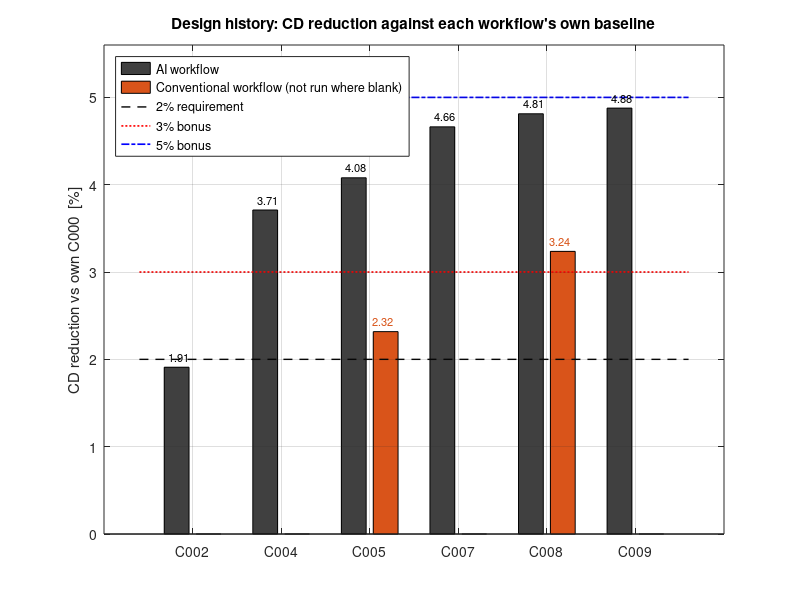

Source code (MATLAB): (Note: this script raises an error after producing the figure.)
% run_final_figures.m
% AerE 3620 Project - Design Lead, final report figures
% Makes every figure the Design Lead sections need (spec section 3, item 2):
%   Fig 3.1  design history: CD reduction per case, both workflows
%            (conventional values vs the RE-RUN C000_conv baseline)
%   Fig 3.2  taper line search on the re-sized family (AI CFD) + parabola
%   Fig 3.3  overlaid baseline and C008 airfoil profiles at root and tip,
%            drawn to scale                                      (spec 2b)
%   Fig 3.4  3D views of the baseline and C008 wings + planform  (spec 2d)
%   Fig 3.5  overlaid baseline and C008 Cp, AI workflow, at 10/50/90% span
%                                                                (spec 2a)
%   Fig 3.6  same for the conventional workflow - only if Gabriel's Cp
%            CSV files are in the repo (see section 6 below)     (spec 2a)
%
% Run from design-log/ inside a clone of the repo, or set REPO below.
% Requires: lineSearchQuad.m (same folder)
% Output PNGs go to report/figures/.

clear; clc; close all;

%% ---------------- paths -------------------------------------------------
REPO = fullfile(fileparts(mfilename('fullpath')), '..');   % repo root
AI   = fullfile(REPO, 'results-ai');
CONV = fullfile(REPO, 'results-conventional');
OUT  = fullfile(REPO, 'report', 'figures');
if ~exist(OUT, 'dir'), mkdir(OUT); end

%% ---------------- CFD results on file (same as run_week10.m) -------------
% All CL/CD on A_ref = 3.00 m^2, Re_cref = 5.0e6 (fixed viscosity).
CD_bl_ai = 0.020052;       % C000_ai_v2
CD_bl_cv = 0.0206168;      % C000_conv_rerun (prism stretching 1.2)
imp = @(CD, CDbl) (CDbl - CD) / CDbl * 100;

CD_AI = struct('C002', CD_bl_ai*(1-0.0191), ...  % Re-corrected (drifted mu run)
               'C004', 0.019308, 'C005', 0.019234, 'C007', 0.019117, ...
               'C008', 0.019087, 'C009', 0.019074);
CD_CV = struct('C005', 0.0201390, 'C008', 0.0199495);

% colours: AI dark grey, conventional orange (as in the weekly figures)
cAI = [0.25 0.25 0.25];   cCV = [0.85 0.33 0.10];
cBL = [0 0 0];            cOP = [0.80 0.10 0.10];   % baseline / optimized

%% ---------------- (1) Fig 3.1 design history -----------------------------
names = {'C002','C004','C005','C007','C008','C009'};
impAI = cellfun(@(n) imp(CD_AI.(n), CD_bl_ai), names);
impCV = NaN(size(names));
impCV(strcmp(names,'C005')) = imp(CD_CV.C005, CD_bl_cv);
impCV(strcmp(names,'C008')) = imp(CD_CV.C008, CD_bl_cv);

figure('Color','w', 'Position', [100 100 760 420]);
hb = bar([impAI(:) impCV(:)], 0.8);  hold on;
set(hb(1), 'FaceColor', cAI);  set(hb(2), 'FaceColor', cCV);
plot([0.4 6.6], [2 2], 'k--', 'LineWidth', 1.0);
plot([0.4 6.6], [3 3], 'r:',  'LineWidth', 1.2);
plot([0.4 6.6], [5 5], 'b-.', 'LineWidth', 1.2);
for k = 1:numel(names)              % value labels on the bars
    text(k-0.15, impAI(k)+0.12, sprintf('%.2f', impAI(k)), ...
         'HorizontalAlignment','center', 'FontSize', 8);
    if ~isnan(impCV(k))
        text(k+0.15, impCV(k)+0.12, sprintf('%.2f', impCV(k)), ...
             'HorizontalAlignment','center', 'FontSize', 8, 'Color', cCV);
    end
end
set(gca, 'XTick', 1:6, 'XTickLabel', names);
ylabel('CD reduction vs own C000  [%]');
ylim([0 5.6]);  grid on;  box on;
legend({'AI workflow', 'Conventional workflow (not run where blank)', ...
        '2% requirement', '3% bonus', '5% bonus'}, 'Location', 'northwest');
title('Design history: CD reduction against each workflow''s own baseline');
exportgraphics(gcf, fullfile(OUT, 'fig3_1_design_history.png'), 'Resolution', 200);

%% ---------------- (2) Fig 3.2 taper line search --------------------------
lamLS = [0.35 0.30 0.25];
CDLS  = [CD_AI.C007 CD_AI.C008 CD_AI.C009];
[lm, Cm, info] = lineSearchQuad(lamLS, CDLS, 0.20/1.40, 1.0);
aqv = @(a, x) a(1) + a(2)*x + a(3)*x.^2;
fprintf('Line search: parabola minimum at taper %.3f, %.3f%% (C009 %.3f%%)\n', ...
        lm, imp(Cm, CD_bl_ai), imp(CD_AI.C009, CD_bl_ai));

lf = linspace(0.20, 0.40, 41);
figure('Color','w', 'Position', [100 100 700 460]);
plot(lf, imp(aqv(info.a, lf), CD_bl_ai), 'k-', 'LineWidth', 1.5);  hold on;
plot(lamLS, imp(CDLS, CD_bl_ai), 'ks', 'MarkerFaceColor', 'k', 'MarkerSize', 8);
plot(lm, imp(Cm, CD_bl_ai), 'kp', 'MarkerFaceColor', [0.6 0.6 0.6], 'MarkerSize', 13);
plot(0.30, imp(CD_AI.C008, CD_bl_ai), 'o', 'Color', [0 0.45 0.74], ...
     'MarkerSize', 16, 'LineWidth', 1.5);
lbl = {'C007','C008','C009'};
for k = 1:3
    text(lamLS(k), imp(CDLS(k), CD_bl_ai) - 0.035, lbl{k}, ...
         'HorizontalAlignment', 'center', 'VerticalAlignment', 'top');
end
grid on;  box on;  set(gca, 'XDir', 'reverse');
xlabel('taper ratio \lambda = c_{tip}/c_{root}');
ylabel('CD reduction vs C000\_ai\_v2  [%]');
legend({'parabola through the three CFD points', 'AI CFD', ...
        sprintf('parabola minimum (\\lambda = %.3f)', lm), 'final design C008'}, ...
       'Location', 'southwest');
xlim([0.20 0.40]);  ylim([4.35 5.0]);
title('Taper line search, NACA 2415/2412 re-sized family (AI workflow)');
exportgraphics(gcf, fullfile(OUT, 'fig3_2_line_search.png'), 'Resolution', 200);

%% ---------------- (3) Fig 3.3 airfoil profiles, to scale -----------------
% NACA 4-digit: m = max camber, p = its position, t = thickness (fractions)
BL_root = [0 0 0.12];  BL_c = 1.000;
OP_root = [0.02 0.4 0.15];  OP_cr = 1.348;
OP_tip  = [0.02 0.4 0.12];  OP_ct = 0.404;

figure('Color','w', 'Position', [100 100 760 520]);
tiledlayout(2, 1, 'TileSpacing', 'compact');
nexttile;
[xb, zb] = naca4(BL_root, BL_c);  [xo, zo] = naca4(OP_root, OP_cr);
plot(xb, zb, '-', 'Color', cBL, 'LineWidth', 1.3);  hold on;
plot(xo, zo, '-', 'Color', cOP, 'LineWidth', 1.3);
axis equal;  grid on;  xlim([-0.05 1.45]);
ylabel('z [m]');
legend({'C000: NACA 0012, c = 1.000 m', 'C008: NACA 2415, c = 1.348 m'}, 'Location', 'northeast');
title('Root section (y = 0)');
nexttile;
[xo, zo] = naca4(OP_tip, OP_ct);
plot(xb, zb, '-', 'Color', cBL, 'LineWidth', 1.3);  hold on;
plot(xo, zo, '-', 'Color', cOP, 'LineWidth', 1.3);
axis equal;  grid on;  xlim([-0.05 1.45]);
xlabel('x [m]  (leading edges at x = 0: zero leading-edge sweep)');  ylabel('z [m]');
legend({'C000: NACA 0012, c = 1.000 m', 'C008: NACA 2412, c = 0.404 m'}, 'Location', 'northeast');
title('Tip section (y = 3.00 m)');
exportgraphics(gcf, fullfile(OUT, 'fig3_3_airfoils.png'), 'Resolution', 200);

%% ---------------- (4) Fig 3.4 3D views + planform ------------------------
% Straight loft between root and tip sections, leading edge straight
% (the AI geometry defines sweep at the leading edge, Sweep_Location = 0).
B2 = 3.00;
figure('Color','w', 'Position', [100 100 1100 440]);
tiledlayout(1, 3, 'TileSpacing', 'compact');
nexttile;  drawWing(BL_root, BL_root, BL_c, BL_c, B2, [0.70 0.70 0.70]);
title('Baseline C000 (NACA 0012, rectangular)');
nexttile;  drawWing(OP_root, OP_tip, OP_cr, OP_ct, B2, [0.95 0.55 0.45]);
title('Optimized C008 (NACA 2415/2412, taper 0.30)');
nexttile;
fill([0 BL_c BL_c 0], [0 0 B2 B2], [0.85 0.85 0.85], 'EdgeColor', cBL, 'LineWidth', 1.2);  hold on;
fill([0 OP_cr OP_ct 0], [0 0 B2 B2], cOP, 'FaceAlpha', 0.25, 'EdgeColor', cOP, 'LineWidth', 1.5);
axis equal;  grid on;  xlim([-0.1 1.5]);  ylim([0 3.1]);
xlabel('x [m]');  ylabel('y [m]');
legend({'C000, S = 3.00 m^2', sprintf('C008, S = %.3f m^2', (OP_cr+OP_ct)/2*B2)}, ...
       'Location', 'northeast');
title('Planform (top view, flow +x)');
exportgraphics(gcf, fullfile(OUT, 'fig3_4_wings_3d.png'), 'Resolution', 200);

%% ---------------- (5) Fig 3.5 Cp overlays, AI workflow --------------------
% AI stations are 10/50/90% span (y = 0.3, 1.5, 2.7 m): the agent's
% post-processing cannot cut exactly at the symmetry plane or the tip cap.
stations = [10 50 90];
stName   = {'near root, 10% span', 'mid-span, 50%', 'near tip, 90% span'};
figure('Color','w', 'Position', [100 100 1150 400]);
tiledlayout(1, 3, 'TileSpacing', 'compact');
for k = 1:3
    nexttile;
    b = readCp(fullfile(AI, 'C000_ai_v2', 'plot_data', ...
        sprintf('C000_ai_v2_wing_pressure_profile_span_%d%%_surface_ordered.dat', stations(k))));
    o = readCp(fullfile(AI, 'C008_ai', 'plot_data', ...
        sprintf('C008_ai_wing_pressure_profile_span_%d%%_surface_ordered.dat', stations(k))));
    plot(b(:,1), b(:,2), '-', 'Color', cBL, 'LineWidth', 1.2);  hold on;
    plot(o(:,1), o(:,2), '-', 'Color', cOP, 'LineWidth', 1.2);
    set(gca, 'YDir', 'reverse');  grid on;  box on;
    xlim([0 1]);  ylim([-1.7 1.1]);
    xlabel('x/c');
    if k == 1, ylabel('C_p'); end
    title(stName{k});
    if k == 1
        legend({'C000\_ai\_v2 (\alpha 5.415\circ)', 'C008\_ai (\alpha 4.216\circ)'}, ...
               'Location', 'southeast');
    end
end
sgtitle('Sectional C_p at CL = 0.4, baseline vs C008 (AI workflow)');
exportgraphics(gcf, fullfile(OUT, 'fig3_5_cp_ai.png'), 'Resolution', 200);

%% ---------------- (6) Fig 3.6 Cp overlays, conventional workflow ---------
% Needs CSV exports from STAR-CCM+ (x/c in column 1, Cp in column 2, one
% header row), named as below, at the SAME stations as the AI plots
% (y = 0.3, 1.5, 2.7 m). Skipped until the files are in the repo.
convFiles = @(c, st) fullfile(CONV, c, sprintf('%s_cp_span_%d.csv', c, st));
haveConv = all(arrayfun(@(st) isfile(convFiles('C000_conv_rerun', st)) && ...
                              isfile(convFiles('C008_conv', st)), stations));
if haveConv
    figure('Color','w', 'Position', [100 100 1150 400]);
    tiledlayout(1, 3, 'TileSpacing', 'compact');
    for k = 1:3
        nexttile;
        b = readmatrix(convFiles('C000_conv_rerun', stations(k)), 'NumHeaderLines', 1);
        o = readmatrix(convFiles('C008_conv',       stations(k)), 'NumHeaderLines', 1);
        % STAR-CCM+ exports are not ordered round the section: plot as points
        plot(b(:,1), b(:,2), '.', 'Color', cBL, 'MarkerSize', 6);  hold on;
        plot(o(:,1), o(:,2), '.', 'Color', cOP, 'MarkerSize', 6);
        set(gca, 'YDir', 'reverse');  grid on;  box on;
        xlim([0 1]);  ylim([-1.7 1.1]);
        xlabel('x/c');
        if k == 1, ylabel('C_p'); end
        title(stName{k});
        if k == 1
            legend({'C000\_conv (\alpha 5.840\circ)', 'C008\_conv (\alpha 5.145\circ)'}, ...
                   'Location', 'southeast');
        end
    end
    sgtitle('Sectional C_p at CL = 0.4, baseline vs C008 (conventional workflow)');
    exportgraphics(gcf, fullfile(OUT, 'fig3_6_cp_conv.png'), 'Resolution', 200);
else
    fprintf(['Fig 3.6 skipped: conventional Cp CSVs not found, e.g.\n  %s\n' ...
             'Ask Gabriel to export x/c and Cp at y = 0.3, 1.5 and 2.7 m.\n'], ...
            convFiles('C008_conv', 10));
end

fprintf('Figures written to %s\n', OUT);

%% ======================== local functions ================================
function [x, z] = naca4(mpt, c, n)
% NACA 4-digit section scaled to chord c, closed loop from the trailing edge
% over the upper surface to the leading edge and back along the lower surface.
% mpt = [m p t] as fractions, e.g. NACA 2415 -> [0.02 0.4 0.15].
if nargin < 3, n = 81; end
m = mpt(1);  p = mpt(2);  t = mpt(3);
xc = (1 - cos(linspace(0, pi, n))) / 2;            % cosine spacing
yt = 5*t*(0.2969*sqrt(xc) - 0.1260*xc - 0.3516*xc.^2 + 0.2843*xc.^3 - 0.1015*xc.^4);
yc = zeros(size(xc));  dy = zeros(size(xc));
if m > 0
    f = xc < p;
    yc(f)  = m/p^2 * (2*p*xc(f) - xc(f).^2);
    dy(f)  = 2*m/p^2 * (p - xc(f));
    yc(~f) = m/(1-p)^2 * ((1 - 2*p) + 2*p*xc(~f) - xc(~f).^2);
    dy(~f) = 2*m/(1-p)^2 * (p - xc(~f));
end
th = atan(dy);
xu = xc - yt.*sin(th);  zu = yc + yt.*cos(th);
xl = xc + yt.*sin(th);  zl = yc - yt.*cos(th);
x = c * [fliplr(xu) xl(2:end)];
z = c * [fliplr(zu) zl(2:end)];
end

function drawWing(secRoot, secTip, cr, ct, b2, col)
% Straight loft between the root and tip sections, leading edge at x = 0.
[xr, zr] = naca4(secRoot, cr);
[xt, zt] = naca4(secTip,  ct);
eta = linspace(0, 1, 25)';                       % spanwise stations
X = (1-eta)*xr + eta*xt;
Z = (1-eta)*zr + eta*zt;
Y = repmat(eta*b2, 1, numel(xr));
surf(X, Y, Z, 'FaceColor', col, 'EdgeColor', 'none');  hold on;
plot3(xr, zeros(size(xr)), zr, 'k-', 'LineWidth', 1);  % root outline
plot3(xt, b2*ones(size(xt)), zt, 'k-', 'LineWidth', 1);  % tip outline
plot3([0 0], [0 b2], [0 0], 'k-');                       % leading edge
plot3([xr(1) xt(1)], [0 b2], [zr(1) zt(1)], 'k-');      % trailing edge
axis equal;  grid on;  box on;
xlim([-0.1 1.5]);  ylim([0 3.1]);  zlim([-0.4 0.4]);
xlabel('x [m]');  ylabel('y [m]');  zlabel('z [m]');
view(-50, 22);  camlight('headlight');  lighting gouraud;
end

function d = readCp(file)
% AI plot_data file: columns point_order, x/c, z/c, Cp; '#' comment lines.
% Rows are already ordered round the section, so they are plotted as given.
fid = fopen(file, 'r');
if fid < 0, error('Cannot open %s', file); end
C = textscan(fid, '%f %f %f %f', 'CommentStyle', '#');
fclose(fid);
d = [C{2} C{4}];                                     % [x/c, Cp]
end
